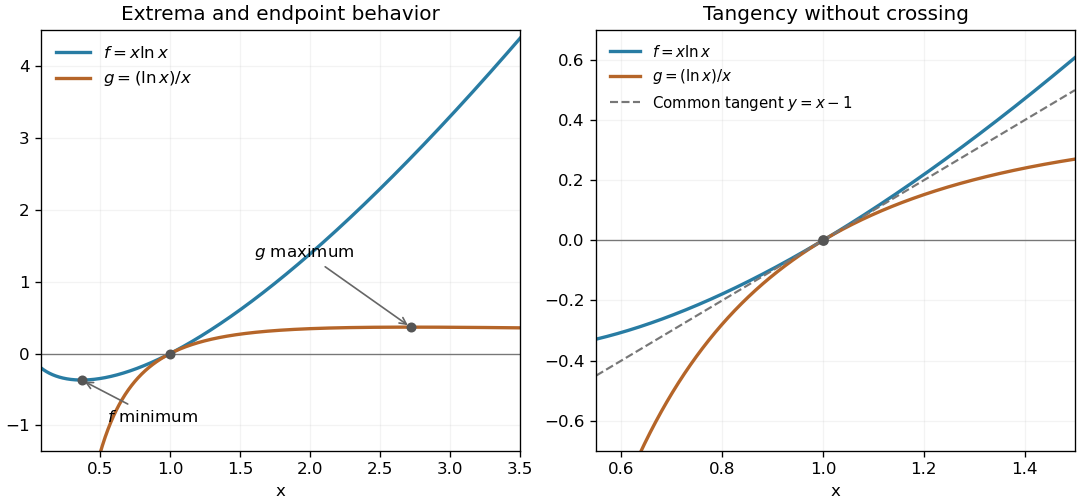

This chart was generated by the following Python code:
"""Original logarithmic curves, extrema and unique common tangent."""
from pathlib import Path
import numpy as np
import matplotlib.pyplot as plt

fig, axes = plt.subplots(1, 2, figsize=(9, 4.2), layout="constrained")
for ax, limits in zip(axes, [(.08, 3.5), (.55, 1.5)]):
    x = np.linspace(*limits, 1200)
    ax.plot(x, x*np.log(x), color="#287ca3", lw=2, label=r"$f=x\ln x$")
    ax.plot(x, np.log(x)/x, color="#b56529", lw=2, label=r"$g=(\ln x)/x$")
    ax.axhline(0, color="#777777", lw=.8)
    ax.set(xlabel="x", xlim=limits)
    ax.grid(alpha=.14)
axes[0].set(ylim=(-1.35, 4.5), title="Extrema and endpoint behavior")
axes[0].scatter([1/np.e, np.e, 1], [-1/np.e, 1/np.e, 0], color="#555555", s=25, zorder=4)
axes[0].annotate(r"$f$ minimum", (1/np.e, -1/np.e), xytext=(.55, -.95),
                 arrowprops=dict(arrowstyle="->", color="#666666"), fontsize=10)
axes[0].annotate(r"$g$ maximum", (np.e, 1/np.e), xytext=(1.6, 1.35),
                 arrowprops=dict(arrowstyle="->", color="#666666"), fontsize=10)
axes[0].legend(frameon=False, loc="upper left")
x = np.linspace(.55, 1.5, 100)
axes[1].plot(x, x-1, color="#777777", ls="--", lw=1.3, label=r"Common tangent $y=x-1$")
axes[1].scatter([1], [0], color="#555555", s=30, zorder=4)
axes[1].set(ylim=(-.7, .7), title="Tangency without crossing")
axes[1].legend(frameon=False, loc="upper left", fontsize=9)
fig.savefig(Path(__file__).with_suffix(".png").name, dpi=120, facecolor="white")
plt.close(fig)
